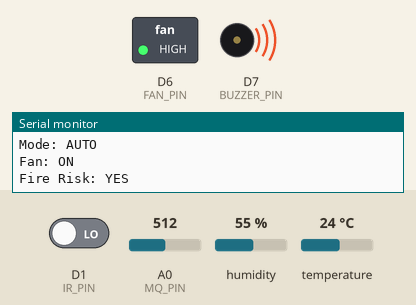
Simulated run of this program. Board: ESP8266 (NodeMCU). Parts: switched loads named in the program (green lamp = pin HIGH), buzzer (waves = sounding, pin HIGH), the last lines printed to the serial monitor. The test bench sets the inputs (shaded band); at power-on: D1 (IR_PIN) LOW, A0 (MQ_PIN) = 512, humidity 55 %, temperature 24 °C. WiFi joins after 1.5 s; servers stay silent unless stated; the Firebase database answers and starts empty.

Above: at 3.0 s.
3.1 s: D1 (IR_PIN) driven HIGH
At 6.9 s:
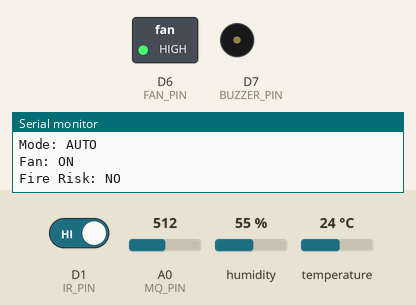
9.7 s: A0 (MQ_PIN) set to 410
13.2 s: A0 (MQ_PIN) set to 388
At 14.8 s:
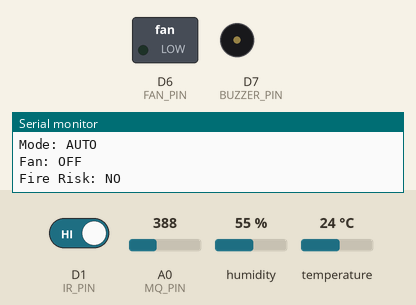
15.3 s: A0 (MQ_PIN) set to 511
At 16.9 s:
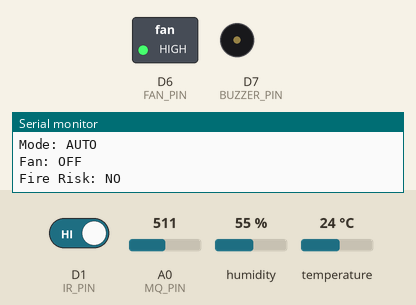
22.4 s: A0 (MQ_PIN) set to 390
At 24.8 s:
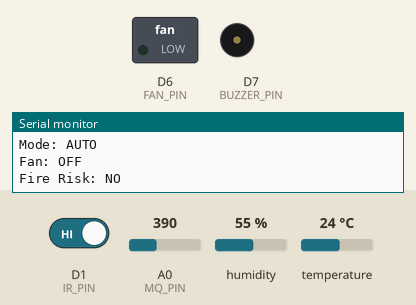
Timing chart, 0 to 26.3 s (numbered marks = the images above; inputs shaded):
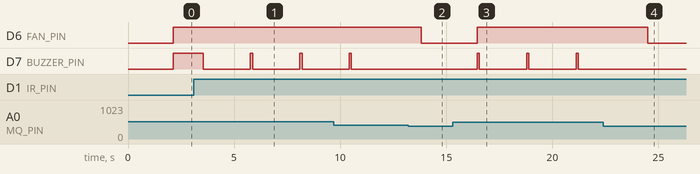

The program:

main.cpp
```cpp
// #include <ESP8266WiFi.h>
// #include <Firebase_ESP_Client.h>
// #include <DHT.h>
// #include <Arduino.h>

// // Firebase helper
// #include <addons/TokenHelper.h>
// #include <addons/RTDBHelper.h>

// unsigned long lastFirebaseUpdate = 0;
// const unsigned long FIREBASE_INTERVAL = 10000; // 10 giây
// // ==================== WIFI ====================
// #define WIFI_SSID     "Automation House"
// #define WIFI_PASSWORD "1234567890"

// // ==================== FIREBASE ====================
 #define API_KEY      "AIzaSyB3FHF87-2SDs7o3-xuggumYIhv5yMwxD8"
 #define DATABASE_URL "https://finalproject-3f736-default-rtdb.asia-southeast1.firebasedatabase.app"

#include <ESP8266WiFi.h>
#include <Firebase_ESP_Client.h>
#include <DHT.h>

#include <addons/TokenHelper.h>
#include <addons/RTDBHelper.h>

// ================= WIFI =================
#define WIFI_SSID      "PTN ICSLab"
#define WIFI_PASSWORD  "Lab705a4"

// ================= FIREBASE =================


// ================= PIN =================
#define IR_PIN         D1
#define DHT_PIN        D5
#define FAN_PIN        D6
#define BUZZER_PIN     D7
#define MQ_PIN         A0

#define DHTTYPE DHT11

DHT dht(DHT_PIN, DHTTYPE);

// Firebase
FirebaseData fbdo;
FirebaseAuth auth;
FirebaseConfig config;

bool signupOK = false;

// Timer
unsigned long lastFirebaseUpdate = 0;

// Control
String controlMode = "AUTO";
bool fanControl = false;

void setup()
{
    Serial.begin(115200);

    pinMode(IR_PIN, INPUT);

    pinMode(FAN_PIN, OUTPUT);
    pinMode(BUZZER_PIN, OUTPUT);

    digitalWrite(FAN_PIN, LOW);
    digitalWrite(BUZZER_PIN, LOW);

    dht.begin();

    Serial.println();
    Serial.println("Connecting WiFi...");

    WiFi.begin(WIFI_SSID, WIFI_PASSWORD);

    while (WiFi.status() != WL_CONNECTED)
    {
        delay(500);
        Serial.print(".");
    }

    Serial.println();
    Serial.println("WiFi Connected");
    Serial.println(WiFi.localIP());

    // Firebase
    config.api_key = API_KEY;
    config.database_url = DATABASE_URL;

    if (Firebase.signUp(&config, &auth, "", ""))
    {
        Serial.println("Firebase SignUp OK");
        signupOK = true;
    }
    else
    {
        Serial.printf("Signup Error: %s\n",
                      config.signer.signupError.message.c_str());
    }

    Firebase.begin(&config, &auth);
    Firebase.reconnectWiFi(true);

    Firebase.RTDB.setString(&fbdo, "/control/mode", "AUTO");
    Firebase.RTDB.setBool(&fbdo, "/control/fan", false);

    Serial.println("================================");
    Serial.println(" FIRE MONITORING SYSTEM ");
    Serial.println("================================");
}

void loop()
{
    // ==========================================
    // READ CONTROL FROM FIREBASE
    // ==========================================
    if (Firebase.ready() && signupOK)
    {
        if (Firebase.RTDB.getString(&fbdo, "/control/mode"))
        {
            controlMode = fbdo.stringData();
        }

        if (Firebase.RTDB.getBool(&fbdo, "/control/fan"))
        {
            fanControl = fbdo.boolData();
        }
    }

    // ==========================================
    // SENSOR READ
    // ==========================================
    int gasADC = analogRead(MQ_PIN);

    bool flameDetected =
        (digitalRead(IR_PIN) == LOW);

    float temperature =
        dht.readTemperature();

    float humidity =
        dht.readHumidity();

    // ==========================================
    // STATUS
    // ==========================================
    String gasStatus = "SAFE";
    bool fireRisk = false;

    if (flameDetected)
    {
        gasStatus = "DANGER";
        fireRisk = true;
    }
    else if (gasADC < 400)
    {
        gasStatus = "SAFE";
    }
    else if (gasADC < 700)
    {
        gasStatus = "WARNING";
    }
    else
    {
        gasStatus = "DANGER";
        fireRisk = true;
    }

    // nhiệt độ quá cao
    if (!isnan(temperature) && temperature >= 50)
    {
        gasStatus = "DANGER";
        fireRisk = true;
    }

    // ==========================================
    // FAN CONTROL
    // ==========================================
    bool fanState = false;

    if (controlMode == "AUTO")
    {
        if (gasADC >= 400 || flameDetected)
        {
            fanState = true;
        }
    }
    else
    {
        fanState = fanControl;
    }

    digitalWrite(FAN_PIN, fanState);

    // ==========================================
    // BUZZER CONTROL
    // ==========================================

    // DANGER
    if (flameDetected ||
        gasADC >= 700 ||
        (!isnan(temperature) && temperature >= 50))
    {
        digitalWrite(BUZZER_PIN, HIGH);
    }

    // WARNING
    else if (gasADC >= 400)
    {
        digitalWrite(BUZZER_PIN, HIGH);
        delay(100);

        digitalWrite(BUZZER_PIN, LOW);
        delay(900);
    }

    // SAFE
    else
    {
        digitalWrite(BUZZER_PIN, LOW);
    }

    // ==========================================
    // FIREBASE UPDATE
    // ==========================================
    if (Firebase.ready() &&
        signupOK &&
        millis() - lastFirebaseUpdate > 10000)
    {
        lastFirebaseUpdate = millis();

        Firebase.RTDB.setInt(
            &fbdo,
            "/FireMonitoring/gasADC",
            gasADC);

        Firebase.RTDB.setString(
            &fbdo,
            "/FireMonitoring/gasStatus",
            gasStatus);

        Firebase.RTDB.setBool(
            &fbdo,
            "/FireMonitoring/flameDetected",
            flameDetected);

        Firebase.RTDB.setBool(
            &fbdo,
            "/FireMonitoring/fireRisk",
            fireRisk);

        Firebase.RTDB.setBool(
            &fbdo,
            "/FireMonitoring/fanStatus",
            fanState);

        if (!isnan(temperature))
        {
            Firebase.RTDB.setFloat(
                &fbdo,
                "/FireMonitoring/temperature",
                temperature);
        }

        if (!isnan(humidity))
        {
            Firebase.RTDB.setFloat(
                &fbdo,
                "/FireMonitoring/humidity",
                humidity);
        }
    }

    // ==========================================
    // SERIAL
    // ==========================================
    Serial.println("--------------------------------");

    Serial.print("Gas ADC: ");
    Serial.println(gasADC);

    Serial.print("Gas Status: ");
    Serial.println(gasStatus);

    Serial.print("Flame: ");
    Serial.println(flameDetected ? "YES" : "NO");

    Serial.print("Temperature: ");
    Serial.print(temperature);
    Serial.println(" C");

    Serial.print("Humidity: ");
    Serial.print(humidity);
    Serial.println(" %");

    Serial.print("Mode: ");
    Serial.println(controlMode);

    Serial.print("Fan: ");
    Serial.println(fanState ? "ON" : "OFF");

    Serial.print("Fire Risk: ");
    Serial.println(fireRisk ? "YES" : "NO");

    delay(1000);
}
```

Measured:
- the behaviour switches between 400 and 399 on A0 (MQ_PIN) (found by bisection; images 1 and 2)
- after the input at 3.1 s, D7 (BUZZER_PIN): alternates HIGH for 0.10 s and LOW for 2.2 s, starting after 0.44 s
- after the input at 13.2 s, D6 (FAN_PIN): HIGH → LOW after 0.61 s; D7 (BUZZER_PIN): stays LOW (without the input it goes to HIGH after 0.61 s)
- after the input at 15.3 s, D6 (FAN_PIN): LOW → HIGH after 1.2 s; D7 (BUZZER_PIN): alternates HIGH for 0.10 s and LOW for 2.2 s, starting after 1.2 s
- after the input at 22.4 s, D6 (FAN_PIN): HIGH → LOW after 2.1 s; D7 (BUZZER_PIN): stops changing and stays LOW
